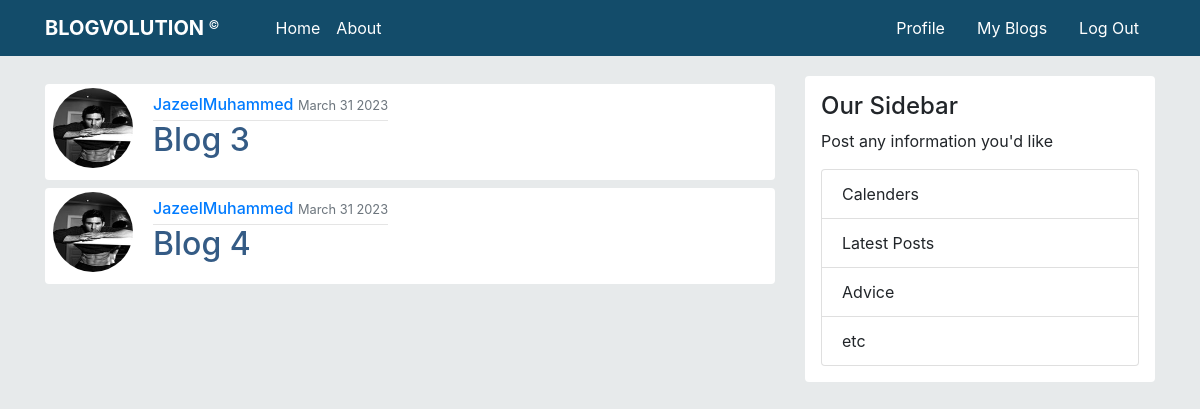
The page /myposts/ (signed in) on the database its author committed.
### blog_app/models.py (models this page shows, shortened)
class BlogPost(models.Model):
    title = models.CharField(max_length=100)
    content = models.TextField()
    author = models.ForeignKey(User, on_delete=models.CASCADE)
    date_posted = models.DateTimeField(default=timezone.now)

### users/models.py (models this page shows, shortened)
class User_Profile(models.Model):
    user = models.OneToOneField(User, on_delete=models.CASCADE)
    profile_pic = models.ImageField(default='default.jpg', upload_to='profile_pics')

### blog_app/views.py (the view)
# urls.py: path('myposts/', views.my_blogs, name='my-posts'),
def my_blogs(request):
    my_blogs = BlogPost.objects.filter(author=request.user)
    return render(request, 'blog/my_blogs.html', {'posts': my_blogs})

### templates/blog/my_blogs.html
{% extends "blog/base.html" %}
{% block content %}
   {% for post in posts %}
      <article class="single-content-section bg-white mt-2 py-1 rounded d-flex">
         <img src="{{ post.author.user_profile.profile_pic.url }}" alt="default image"
                 class="rounded-circle mb-2 ml-2 article-img" style="width: 80px; height: 80px">
         <div class="content-body px-1 ml-2">
            <div class="article-metadata my-1 mx-2">
               <a href="{% url 'profile' %}" class="article-author text-primary">{{ post.author }}</a>
               <small class="text-muted">{{ post.date_posted|date:"F d Y" }}</small>
               <hr class="mt-1 mb-0">
               <h2><a class="article-title" href="{% url 'blog-details' post.pk %}">{{ post.title }}</a></h2>
            </div>
         </div>
      </article>
   {% endfor %}
{% endblock  %}

### static/blog/main.css (style rules this page uses)
body { background: #e7eaeb; }

### templates/blog/base.html (style rules this page uses)
.article-title { color: #345b85; }
.article-author { font-weight: 500; }

### rows shown on the page
BlogPost: author.user_profile.profile_pic (picture), author "JazeelMuhammed", date_posted "March 31 2023", title "Blog 3"
BlogPost: author.user_profile.profile_pic (picture), author "JazeelMuhammed", date_posted "March 31 2023", title "Blog 4"
